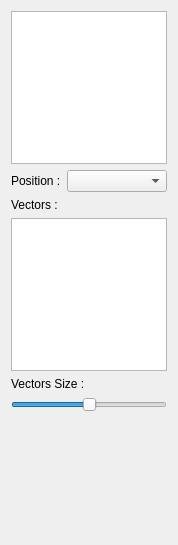
<?xml version="1.0" encoding="UTF-8"?>
<ui version="4.0">
 <class>RenderVectorWidget</class>
 <widget class="QWidget" name="RenderVectorWidget">
  <property name="geometry">
   <rect>
    <x>0</x>
    <y>0</y>
    <width>174</width>
    <height>545</height>
   </rect>
  </property>
  <property name="windowTitle">
   <string>Form</string>
  </property>
  <layout class="QVBoxLayout" name="verticalLayout">
   <item>
    <widget class="QListWidget" name="mapList"/>
   </item>
   <item>
    <layout class="QHBoxLayout" name="horizontalLayout">
     <item>
      <widget class="QLabel" name="label_2">
       <property name="text">
        <string>Position :</string>
       </property>
      </widget>
     </item>
     <item>
      <widget class="QComboBox" name="combo_positionVBO">
       <property name="sizePolicy">
        <sizepolicy hsizetype="Expanding" vsizetype="Fixed">
         <horstretch>0</horstretch>
         <verstretch>0</verstretch>
        </sizepolicy>
       </property>
      </widget>
     </item>
    </layout>
   </item>
   <item>
    <widget class="QLabel" name="label_3">
     <property name="text">
      <string>Vectors :</string>
     </property>
    </widget>
   </item>
   <item>
    <widget class="QListWidget" name="list_vectorVBO">
     <property name="selectionMode">
      <enum>QAbstractItemView::MultiSelection</enum>
     </property>
    </widget>
   </item>
   <item>
    <widget class="QLabel" name="label">
     <property name="text">
      <string>Vectors Size :</string>
     </property>
    </widget>
   </item>
   <item>
    <widget class="QSlider" name="slider_vectorsScaleFactor">
     <property name="value">
      <number>50</number>
     </property>
     <property name="orientation">
      <enum>Qt::Horizontal</enum>
     </property>
    </widget>
   </item>
   <item>
    <spacer name="verticalSpacer">
     <property name="orientation">
      <enum>Qt::Vertical</enum>
     </property>
     <property name="sizeHint" stdset="0">
      <size>
       <width>156</width>
       <height>161</height>
      </size>
     </property>
    </spacer>
   </item>
  </layout>
  <zorder>mapList</zorder>
  <zorder>label_3</zorder>
  <zorder>list_vectorVBO</zorder>
  <zorder>label</zorder>
  <zorder>slider_vectorsScaleFactor</zorder>
  <zorder>label_2</zorder>
 </widget>
 <resources/>
 <connections/>
</ui>
